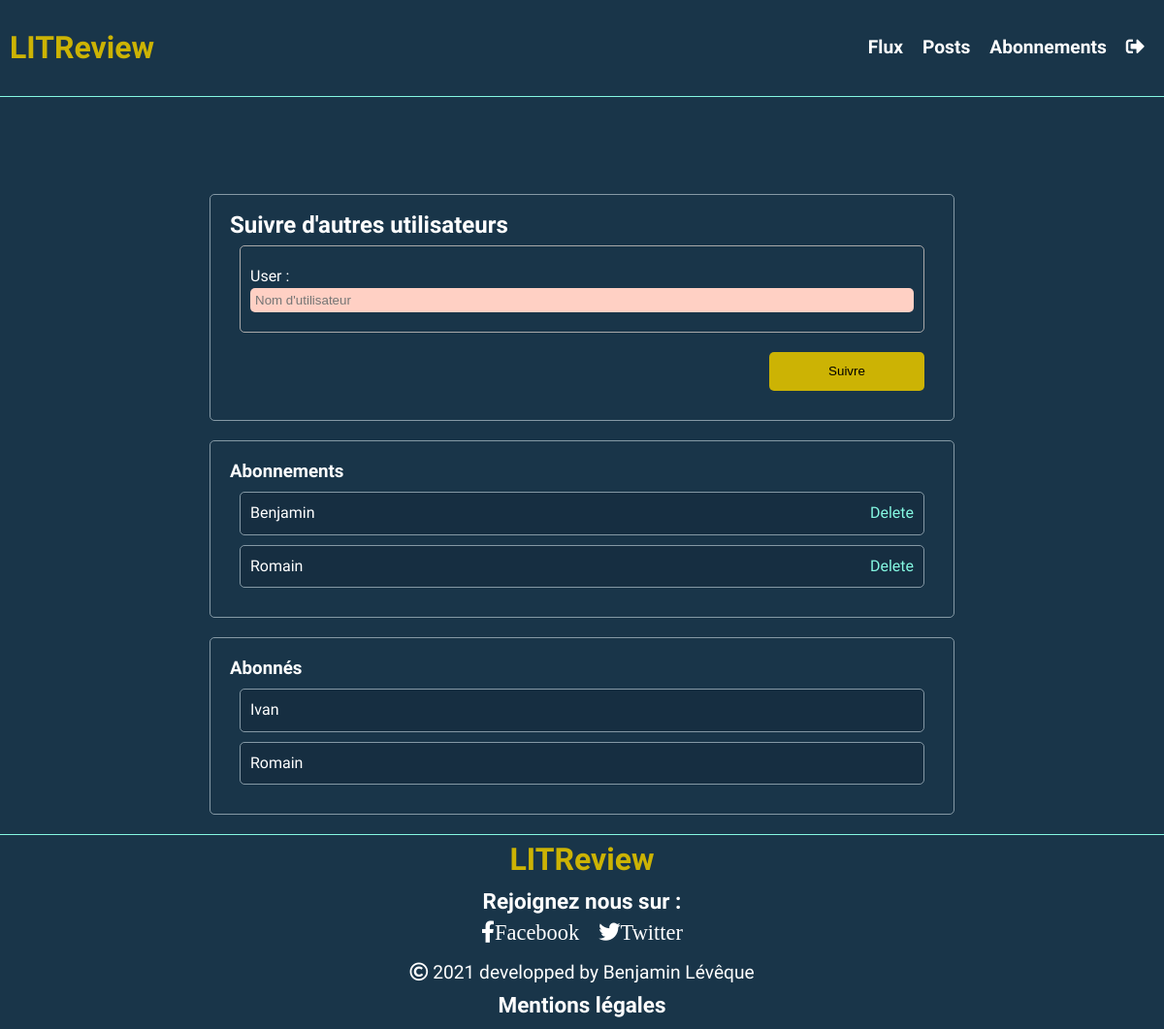
The page /follows/ (signed in) on the database its author committed.
### reviews/models.py (models this page shows, shortened)
class UserFollows(models.Model):
    user = models.ForeignKey(
        to=CustomUserModel, on_delete=models.CASCADE, related_name="following"
    )
    followed_user = models.ForeignKey(
        to=CustomUserModel, on_delete=models.CASCADE, related_name="followed_by"
    )
    class Meta:
        unique_together = ('user', 'followed_user',)
        verbose_name = "UserFollow"

### accounts/models.py (models this page shows)
class CustomUser(AbstractUser):
    pass

### reviews/views.py (the view, shortened to what this page needs)
# urls.py: path('follows/', FollowCreateView.as_view(), name='create-follow'),
class FollowCreateView(LoginRequiredMixin, CreateView):
    model = UserFollows
    form_class = CustomFollowForm
    template_name = "reviews/follow_create.html"
    def get_form_kwargs(self):
        kwargs = super(FollowCreateView, self).get_form_kwargs()
        kwargs.update({'request_user': self.request.user})
        return kwargs
    def get_context_data(self, **kwargs):
        context = super(FollowCreateView, self).get_context_data(**kwargs)
        users_following = self.model.objects.filter(user=self.request.user)
        users_follower = self.model.objects.filter(followed_user=self.request.user)
        context["users_following"] = users_following
        context["users_follower"] = users_follower
        return context

### reviews/forms.py (shortened to what this page needs)
class CustomFollowForm(forms.ModelForm):
    def __init__(self, *args, **kwargs):
        self.request_user = kwargs.pop(
            'request_user')
        super(CustomFollowForm, self).__init__(*args, **kwargs)
    user = forms.CharField(
        max_length=200, widget=forms.TextInput(attrs={"placeholder": "Nom d'utilisateur"})
    )
    class Meta:
        model = UserFollows
        fields = ["user", ]

### reviews/templates/reviews/follow_create.html (shortened to what this page needs)
{% extends 'base.html' %}
{% block navigation %}
{% include "reviews/nav.html" %}
{% endblock %}
{% block content %}
<div class="follow-container">
    <h2>Suivre d'autres utilisateurs</h2>
    <form method="POST">
        <div class="follow-form">
            {{ form.as_p }}
        </div>
        <div class="ticket_btn-container">
            <input class="envoyer-btn" type="submit" value="Suivre">
        </div>
    </form>
</div>
<div class="follower-container">
    <div class="follower-title">
        <h3>Abonnements</h3>
    </div>
    {% for user_follow in users_follower %}
    <div class="follower-content">
        <div class="follower-user">
            <p>{{user_follow.user}}</p>
        </div>
        <div class="follower-btn">
            <a class="" href="{% url 'flux:delete-follow' pk=user_follow.id %}">Delete</a>
        </div>
    </div>
    {% endfor %}
</div>
<div class="followed-container">
    <div class="followed-title">
        <h3>Abonnés</h3>
    </div>
    {% for user_follow in users_following %}
    <div class="followed-user">
        <p>{{user_follow.followed_user}}</p>
    </div>
    {% endfor %}
</div>
{% endblock %}

### static/css/styles.css (style rules this page uses)
* { margin: 0; padding: 0; box-sizing: border-box; list-style-type: none; outline: none; border: none; text-decoration: none; }
body { line-height: 1.4rem; position: relative; background-color: #193549; color: white; font-family: 'Didact Gothic', sans-serif; }
.ticket-container, .review-container, .follow-container, .follower-container, .followed-container { border: solid 1px #8599A5; border-radius: 5px; padding: 20px; margin: 20px 0 20px 0; }
.ticket_btn-container { display: flex; justify-content: flex-end; }
.update-ticket-container form input[type=text], .review-update-container form input[type=text], .create-ticket-container form input[type=text], .create-review-container form input[type=text], .follow-container form input[type=text], #id_body, #id_description { border-radius: 5px; background-color: #ffd0c4; padding: 5px; }
.review-form, .ticket-form, .follow-form { border: solid 1px darkgrey; margin: 10px; padding: 10px; border-radius: 5px; background-color: #193549; }
.review-form p, .ticket-form p, .follow-form p { display: flex; flex-direction: column; margin: 10px 0 10px 0; }
.envoyer-btn { background-color: #CCB304; width: 160px; height: 40px; border-radius: 5px; margin: 10px; cursor: pointer; }
.follower-content, .followed-user { display: flex; justify-content: space-between; padding: 10px; margin: 10px; border: solid 1px #8599A5; border-radius: 5px; background-color: #162E41; }
.follower-btn a { color: #85F8E2; }

### rows shown on the page
UserFollows: user "Benjamin"
UserFollows: user "Romain"
UserFollows: followed_user "Ivan"
UserFollows: followed_user "Romain"
